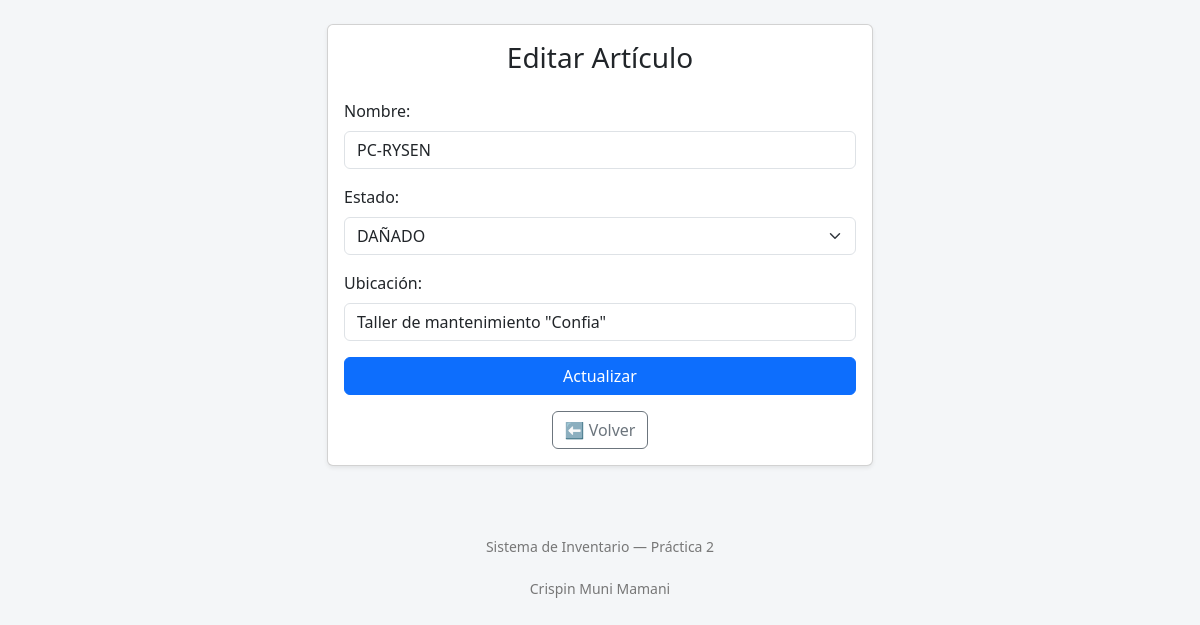
The app's page /editar/2 with its own data.
### tables this page shows
CREATE TABLE equipos(
        id INTEGER PRIMARY KEY AUTOINCREMENT,
        nombre VARCHAR(80) NOT NULL,
        estado VARCHAR(20) CHECK(estado IN('DISPONIBLE', 'AGOTADO', 'PRESTADO', 'DAÑADO')),
        ubicacion TEXT 
    );

### app.py (the view, shortened to what this page needs)
@app.route("/editar/<int:id>", methods=["GET","POST"])
def editar(id):
    conn=get_conexion()
    equipo=conn.execute("SELECT * FROM equipos WHERE id=?",(id,)).fetchone()
    conn.close()
    return render_template("editar_articulo.html", equipo=equipo, titulo="Editar Artículo", boton="Actualizar")

### app.py (called while the page is built)
def get_conexion():
    con=sqlite3.connect('Inventarios.db')
    con.row_factory=sqlite3.Row
    return con

### templates/editar_articulo.html (shortened to what this page needs)
{% extends "base.html" %}
{% block content %}
<div class="row justify-content-center mt-4">
  <div class="col-md-6">
    <div class="card shadow-sm">
      <div class="card-body">
        <h3 class="text-center mb-4">{{ titulo }}</h3>
        <form method="POST">
          <div class="mb-3">
            <label class="form-label">Nombre:</label>
            <input type="text" name="nombre" class="form-control" value="{{ equipo.nombre if equipo else '' }}" required>
          </div>
          <div class="mb-3">
            <label class="form-label">Estado:</label>
            <select name="estado" class="form-select" required>
              <option value="DAÑADO" {% if equipo and equipo.estado == 'DAÑADO' %}selected{% endif %}>DAÑADO</option>
            </select>
          </div>
          <div class="mb-3">
            <label class="form-label">Ubicación:</label>
            <input type="text" name="ubicacion" class="form-control" value="{{ equipo.ubicacion if equipo else '' }}">
          </div>
          <button type="submit" class="btn btn-primary w-100">{{ boton }}</button>
        </form>
        <div class="text-center mt-3">
          <a href="{{ url_for('articulos') }}" class="btn btn-outline-secondary">⬅️ Volver</a>
        </div>
      </div>
    </div>
  </div>
</div>
{% endblock %}

### templates/base.html (style rules this page uses)
body { background-color: #f4f6f8; font-family: "Segoe UI", Arial, sans-serif; }

### records on screen
equipos: nombre "PC-RYSEN", estado "DAÑADO", ubicacion "Taller de mantenimiento \"Confia\""

### other values on screen
{{ titulo }} "Editar Artículo"
{{ boton }} "Actualizar"
